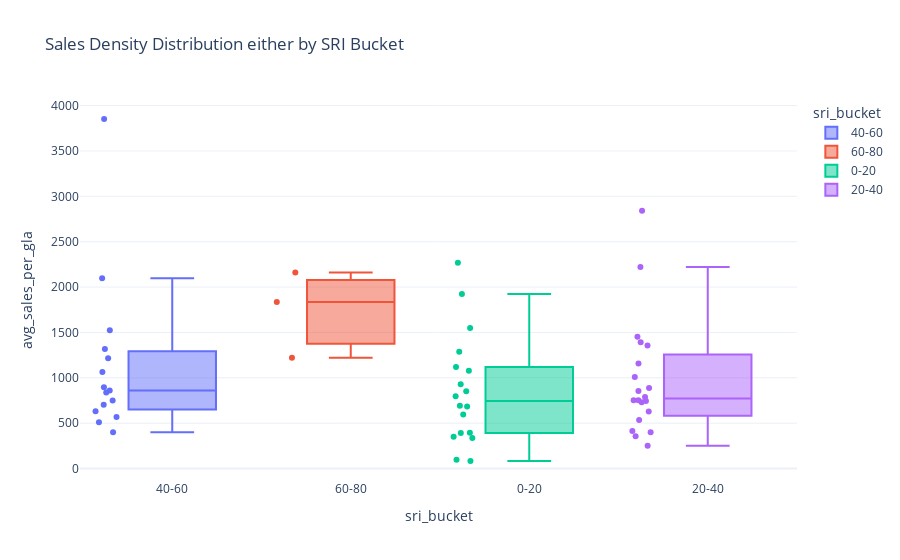
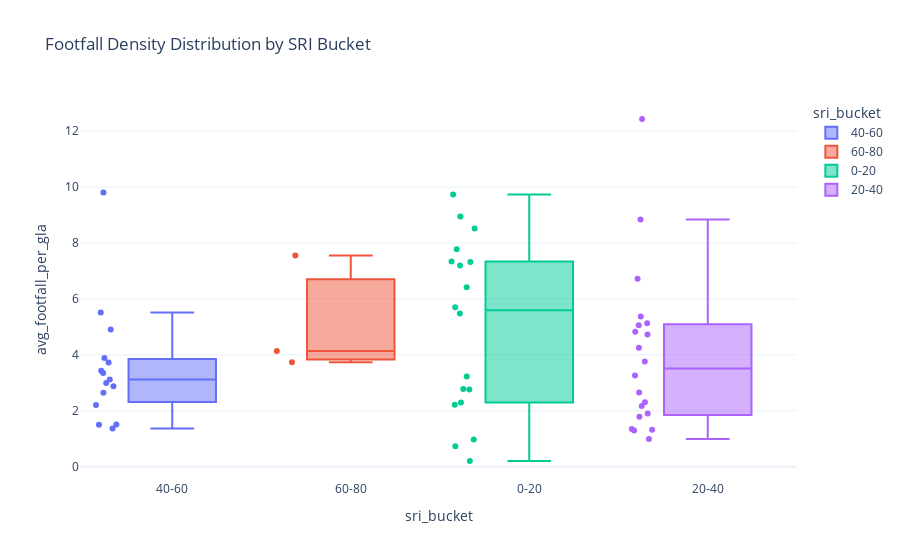

Source (notebook cell) for these figures, in order:
### Markdown cell above
### 3.2 SRI Buckets Distribution
Analyzing the distribution of performance metrics across SRI buckets.

### Code cell
# Box Plot for Sales Density by SRI Bucket (Added back)
fig_bp_sales = px.box(store_agg, x='sri_bucket', y='avg_sales_per_gla', 
                      title='Sales Density Distribution either by SRI Bucket',
                      color='sri_bucket',
                      points="all") # show all points
fig_bp_sales.show()

# Box Plot for Footfall Density by SRI Bucket
fig_bp_ff = px.box(store_agg, x='sri_bucket', y='avg_footfall_per_gla', 
                   title='Footfall Density Distribution by SRI Bucket',
                   color='sri_bucket',
                   points="all")
fig_bp_ff.show()

# Box Plot for Capture Rate by SRI Bucket
fig_bp_cr = px.box(store_agg, x='sri_bucket', y='avg_capture_rate', 
                      title='Capture Rate Distribution by SRI Bucket',
                      color='sri_bucket',
                      points="all") # show all points
fig_bp_cr.show()

# Box Plot for Dwell Time by SRI Bucket
fig_bp_dt = px.box(store_agg, x='sri_bucket', y='avg_dwell_time', 
                      title='Dwell Time Distribution by SRI Bucket',
                      color='sri_bucket',
                      points="all") # show all points
fig_bp_dt.show()

### Figure 1 — Plotly figure (JSON) as saved in the notebook; plotly's stock layout.template omitted (floating-point values rounded to 4 significant figures)
{"data": [{"alignmentgroup": "True", "boxpoints": "all", "hovertemplate": "sri_bucket=%{x}<br>avg_sales_per_gla=%{y}<extra></extra>", "legendgroup": "40-60", "marker": {"color": "#636efa"}, "name": "40-60", "notched": false, "offsetgroup": "40-60", "orientation": "v", "showlegend": true, "type": "box", "x": ["40-60", "40-60", "40-60", "40-60", "40-60", "40-60", "40-60", "40-60", "40-60", "40-60", "40-60", "40-60", "40-60", "40-60", "40-60"], "x0": " ", "xaxis": "x", "y": [510.4, 401.0, 838.0, 860.0, 748.9, 895.7, 569.3, 632.8, 1524.0, 1217.0, 1064.0, 703.9, 2098.0, 1317.0, 3852.0], "y0": " ", "yaxis": "y"}, {"alignmentgroup": "True", "boxpoints": "all", "hovertemplate": "sri_bucket=%{x}<br>avg_sales_per_gla=%{y}<extra></extra>", "legendgroup": "60-80", "marker": {"color": "#EF553B"}, "name": "60-80", "notched": false, "offsetgroup": "60-80", "orientation": "v", "showlegend": true, "type": "box", "x": ["60-80", "60-80", "60-80"], "x0": " ", "xaxis": "x", "y": [1835.0, 1220.0, 2160.0], "y0": " ", "yaxis": "y"}, {"alignmentgroup": "True", "boxpoints": "all", "hovertemplate": "sri_bucket=%{x}<br>avg_sales_per_gla=%{y}<extra></extra>", "legendgroup": "0-20", "marker": {"color": "#00cc96"}, "name": "0-20", "notched": false, "offsetgroup": "0-20", "orientation": "v", "showlegend": true, "type": "box", "x": ["0-20", "0-20", "0-20", "0-20", "0-20", "0-20", "0-20", "0-20", "0-20", "0-20", "0-20", "0-20", "0-20", "0-20", "0-20", "0-20", "0-20", "0-20"], "x0": " ", "xaxis": "x", "y": [1288.0, 596.1, 683.8, 693.1, 1923.0, 83.22, 928.9, 391.5, 2268.0, 1550.0, 797.1, 851.6, 1118.0, 1079.0, 351.8, 395.2, 337.1, 95.74], "y0": " ", "yaxis": "y"}, {"alignmentgroup": "True", "boxpoints": "all", "hovertemplate": "sri_bucket=%{x}<br>avg_sales_per_gla=%{y}<extra></extra>", "legendgroup": "20-40", "marker": {"color": "#ab63fa"}, "name": "20-40", "notched": false, "offsetgroup": "20-40", "orientation": "v", "showlegend": true, "type": "box", "x": ["20-40", "20-40", "20-40", "20-40", "20-40", "20-40", "20-40", "20-40", "20-40", "20-40", "20-40", "20-40", "20-40", "20-40", "20-40", "20-40", "20-40", "20-40", "20-40", "20-40"], "x0": " ", "xaxis": "x", "y": [400.5, 2840.0, 1451.0, 414.7, 752.7, 2222.0, 1356.0, 1008.0, 743.4, 731.4, 535.6, 629.0, 788.8, 1158.0, 888.6, 1393.0, 855.8, 357.3, 753.7, 251.7], "y0": " ", "yaxis": "y"}], "layout": {"boxmode": "overlay", "legend": {"title": {"text": "sri_bucket"}, "tracegroupgap": 0}, "title": {"text": "Sales Density Distribution either by SRI Bucket"}, "xaxis": {"anchor": "y", "categoryarray": ["40-60", "60-80", "0-20", "20-40"], "categoryorder": "array", "domain": [0, 1], "title": {"text": "sri_bucket"}}, "yaxis": {"anchor": "x", "domain": [0, 1], "title": {"text": "avg_sales_per_gla"}}}}

### Figure 2 — Plotly figure (JSON) as saved in the notebook; plotly's stock layout.template omitted (floating-point values rounded to 4 significant figures)
{"data": [{"alignmentgroup": "True", "boxpoints": "all", "hovertemplate": "sri_bucket=%{x}<br>avg_footfall_per_gla=%{y}<extra></extra>", "legendgroup": "40-60", "marker": {"color": "#636efa"}, "name": "40-60", "notched": false, "offsetgroup": "40-60", "orientation": "v", "showlegend": true, "type": "box", "x": ["40-60", "40-60", "40-60", "40-60", "40-60", "40-60", "40-60", "40-60", "40-60", "40-60", "40-60", "40-60", "40-60", "40-60", "40-60"], "x0": " ", "xaxis": "x", "y": [5.514, 2.641, 3.428, 3.35, 1.367, 3.122, 1.497, 1.513, 2.989, 2.879, 3.891, 2.205, 4.907, 3.731, 9.799], "y0": " ", "yaxis": "y"}, {"alignmentgroup": "True", "boxpoints": "all", "hovertemplate": "sri_bucket=%{x}<br>avg_footfall_per_gla=%{y}<extra></extra>", "legendgroup": "60-80", "marker": {"color": "#EF553B"}, "name": "60-80", "notched": false, "offsetgroup": "60-80", "orientation": "v", "showlegend": true, "type": "box", "x": ["60-80", "60-80", "60-80"], "x0": " ", "xaxis": "x", "y": [4.137, 3.737, 7.555], "y0": " ", "yaxis": "y"}, {"alignmentgroup": "True", "boxpoints": "all", "hovertemplate": "sri_bucket=%{x}<br>avg_footfall_per_gla=%{y}<extra></extra>", "legendgroup": "0-20", "marker": {"color": "#00cc96"}, "name": "0-20", "notched": false, "offsetgroup": "0-20", "orientation": "v", "showlegend": true, "type": "box", "x": ["0-20", "0-20", "0-20", "0-20", "0-20", "0-20", "0-20", "0-20", "0-20", "0-20", "0-20", "0-20", "0-20", "0-20", "0-20", "0-20", "0-20", "0-20"], "x0": " ", "xaxis": "x", "y": [5.7, 0.9727, 7.334, 6.413, 7.772, 0.2053, 3.227, 0.7338, 7.319, 8.946, 2.765, 2.218, 9.735, 7.195, 2.294, 5.48, 2.778, 8.512], "y0": " ", "yaxis": "y"}, {"alignmentgroup": "True", "boxpoints": "all", "hovertemplate": "sri_bucket=%{x}<br>avg_footfall_per_gla=%{y}<extra></extra>", "legendgroup": "20-40", "marker": {"color": "#ab63fa"}, "name": "20-40", "notched": false, "offsetgroup": "20-40", "orientation": "v", "showlegend": true, "type": "box", "x": ["20-40", "20-40", "20-40", "20-40", "20-40", "20-40", "20-40", "20-40", "20-40", "20-40", "20-40", "20-40", "20-40", "20-40", "20-40", "20-40", "20-40", "20-40", "20-40", "20-40"], "x0": " ", "xaxis": "x", "y": [1.352, 12.43, 8.841, 1.791, 5.132, 6.718, 5.375, 2.175, 2.309, 0.9932, 3.764, 1.322, 4.727, 1.9, 5.055, 4.83, 2.654, 1.3, 3.257, 4.256], "y0": " ", "yaxis": "y"}], "layout": {"boxmode": "overlay", "legend": {"title": {"text": "sri_bucket"}, "tracegroupgap": 0}, "title": {"text": "Footfall Density Distribution by SRI Bucket"}, "xaxis": {"anchor": "y", "categoryarray": ["40-60", "60-80", "0-20", "20-40"], "categoryorder": "array", "domain": [0, 1], "title": {"text": "sri_bucket"}}, "yaxis": {"anchor": "x", "domain": [0, 1], "title": {"text": "avg_footfall_per_gla"}}}}
